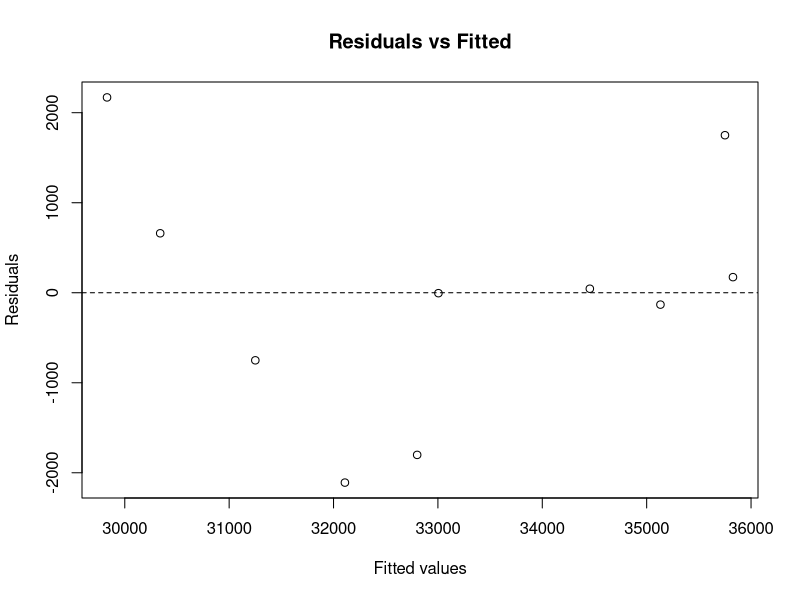

This chart was generated by the following R code:
# Purpose: Model the relationship between macroeconomic
#          factors and insurance premiums
# Methods: Multiple Linear Regression and Time series (ARIMAX) model

rm(list = ls())

# Load libraries
library(tidyverse)
library(car)        # diagnostic tools
library(forecast)   # time series models

# 1. Load cleaned data
data <- read.csv("data/cleaned_insurance_data.csv")

# 2. Multiple Linear Regression (MLR)
mlr_model <- lm(
  premium ~ inflation + interest + gdp_growth,
  data = data
)

# 3. Model summary
summary(mlr_model)

# Interpretation note:
# - Coefficients measure marginal effects
# - p-values assess statistical significance
# - R-squared shows explanatory power

# 4. Assumption checks

## 4.1 Multicollinearity
vif(mlr_model)
# VIF < 5 indicates no serious multicollinearity

## 4.2 Normality of residuals
shapiro.test(residuals(mlr_model))

## 4.3 Homoscedasticity
plot(
  fitted(mlr_model),
  residuals(mlr_model),
  main = "Residuals vs Fitted",
  xlab = "Fitted values",
  ylab = "Residuals"
)
abline(h = 0, lty = 2)

# 5. Time series (ARIMAX) model
premium_ts <- ts(data$premium, start = min(data$year), frequency = 1)

xreg <- data %>%
  select(inflation, interest, gdp_growth) %>%
  as.matrix()

arimax_model <- auto.arima(
  premium_ts,
  xreg = xreg
)

summary(arimax_model)

#Ensure model directory exist
if(!dir.exists("models")){
  dir.create("models")
}

# Save fitted models
saveRDS(mlr_model, "models/mlr_model.rds")
saveRDS(arimax_model, "models/arimax_model.rds")